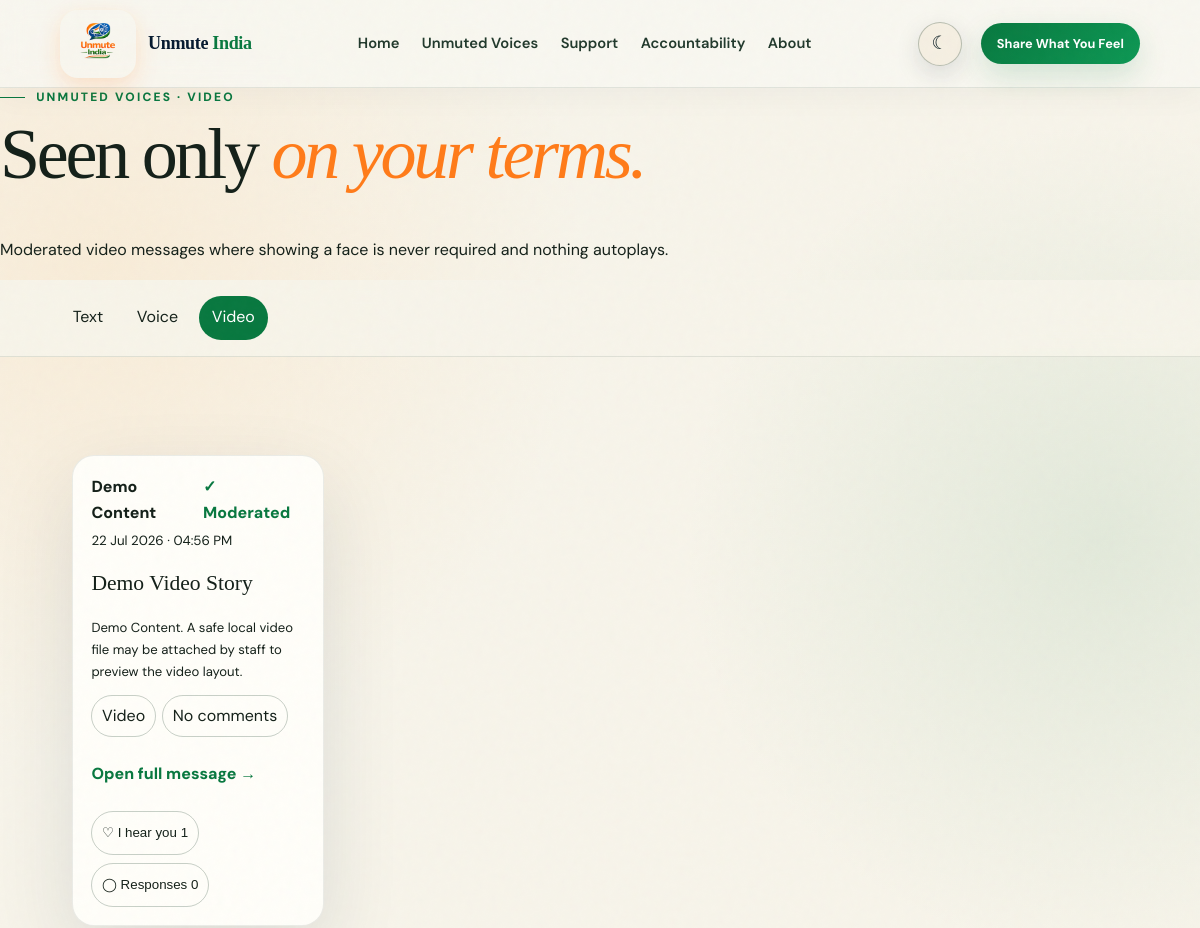
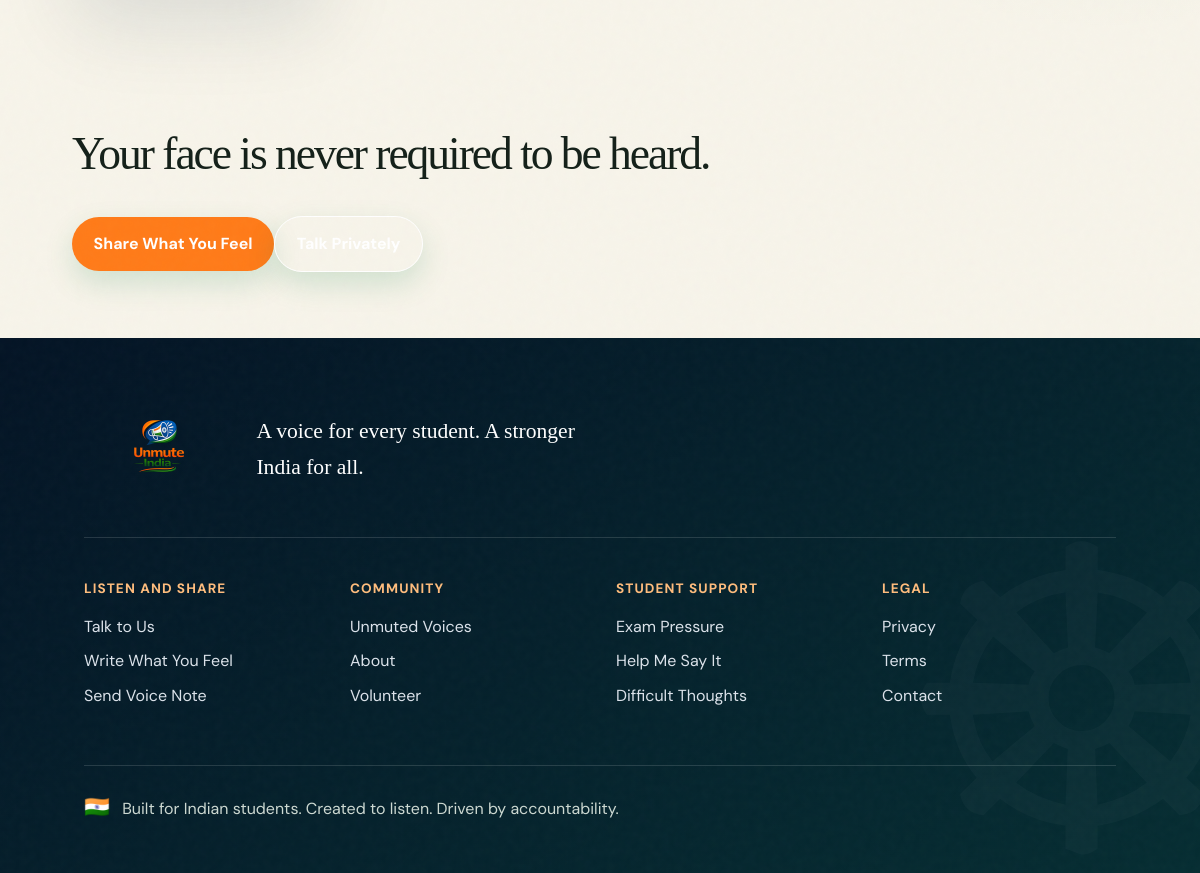
The page /voices/video/ on the database its author committed (2 pictures, top to bottom).
### indiaApp/models.py (models this page shows, shortened)
class TimeStampedModel(models.Model):
    created_at = models.DateTimeField(auto_now_add=True)
    updated_at = models.DateTimeField(auto_now=True)
    class Meta:
        abstract = True

class Story(TimeStampedModel):
    MODES = [('support','Support only'),('advice','Advice welcome'),('none','No comments')]
    FORMATS = [('text','Text'),('voice','Voice'),('video','Video')]
    TOPICS = [('heard','Needed to be heard'),('alone','I thought I was alone'),('listened','Someone listened to me'),('hope','I did not give up'),('message','To another student'),('exam','Exam pressure'),('family','Family pressure'),('college','College life'),('coaching','Coaching pressure'),('protest','Protest experience')]
    title = models.CharField(max_length=140, blank=True)
    body = models.TextField()
    slug = models.SlugField(unique=True)
    display_name = models.CharField(max_length=80, blank=True)
    age_group = models.CharField(max_length=40, blank=True)
    state = models.CharField(max_length=80, blank=True)
    story_format = models.CharField(max_length=10, choices=FORMATS, default='text', db_index=True)
    topic = models.CharField(max_length=20, choices=TOPICS, default='heard', db_index=True)
    public_media = models.FileField(upload_to='stories/', blank=True, validators=[FileExtensionValidator(['mp3','m4a','wav','ogg','webm','mp4','mov'])])
    transcript = models.TextField(blank=True)
    duration = models.CharField(max_length=12, blank=True)
    content_warning = models.CharField(max_length=180, blank=True)
    face_hidden = models.BooleanField(default=False)
    audio_only = models.BooleanField(default=False)
    approved = models.BooleanField(default=False, db_index=True)
    comment_mode = models.CharField(max_length=10, choices=MODES, default='support')
    moderation_status = models.CharField(max_length=12, choices=[('draft','Draft'),('review','Pending Review'),('published','Published'),('rejected','Rejected'),('archived','Archived')], default='review', db_index=True)
    public_consent = models.BooleanField(default=False, db_index=True)
    privacy_review_complete = models.BooleanField(default=False, db_index=True)
    location_consented = models.BooleanField(default=False)
    published_at = models.DateTimeField(null=True, blank=True, db_index=True)
    removed_at = models.DateTimeField(null=True, blank=True, db_index=True)
    featured = models.BooleanField(default=False, db_index=True)
    thumbnail = models.ImageField(upload_to='story_thumbnails/', blank=True)
    is_demo = models.BooleanField(default=False, db_index=True)

### indiaApp/views.py (the view)
# urls.py: path('voices/video/', views.story_format_page, {'story_format':'video'}, name='voices_video'),
def story_format_page(request, story_format):
    templates={'text':'stories/text_stories.html','voice':'stories/voice_stories.html','video':'stories/video_stories.html'}
    if story_format not in templates: return redirect('stories')
    page=Paginator(public_stories().filter(story_format=story_format), 8 if story_format!='video' else 4).get_page(request.GET.get('page'))
    return render(request,templates[story_format],{'page_obj':page,'stories':page.object_list,'story_format':story_format})

### indiaApp/views.py (called while the page is built)
def public_stories():
    return Story.objects.filter(approved=True, moderation_status='published', public_consent=True, privacy_review_complete=True, removed_at__isnull=True).annotate(reaction_count=Count('reactions', distinct=True), comment_count=Count('comments', filter=Q(comments__approved=True,comments__status='approved',comments__removed_at__isnull=True), distinct=True)).order_by('-featured','-published_at','-created_at')

### templates/stories/video_stories.html
{% extends 'base.html' %}{% load static %}{% block title %}Video | Unmuted Voices{% endblock %}{% block css %}<meta name="description" content="Watch moderated, consent-led student video messages."><link rel="stylesheet" href="{% static 'css/stories/feed.css' %}">{% endblock %}{% block content %}<header class="collection-hero video-collection"><div><p class="eyebrow green">UNMUTED VOICES · VIDEO</p><h1>Seen only <em>on your terms.</em></h1><p>Moderated video messages where showing a face is never required and nothing autoplays.</p></div></header>{% include 'stories/_collection_nav.html' with active='video' %}<section class="featured-feed"><div class="story-grid">{% for story in stories %}{% include 'stories/_voice_card.html' %}{% empty %}<div class="stories-empty"><h2>No public video messages yet.</h2><p>Private submissions remain private unless the person clearly allows public sharing.</p></div>{% endfor %}</div>{% include 'stories/_pagination.html' %}</section><section class="collection-final"><h2>Your face is never required to be heard.</h2><a class="pill saffron" href="{% url 'share' 'video' %}">Share What You Feel</a><a class="pill ghost" href="{% url 'talk' %}">Talk Privately</a></section>{% include 'stories/_comments_modal.html' %}{% endblock %}{% block js %}<script src="{% static 'js/stories/feed.js' %}" defer></script>{% endblock %}

### templates/stories/_voice_card.html
<article class="story-card" data-format="{{ story.story_format }}"><div class="story-meta"><span>{{ story.display_name|default:'Anonymous student' }}</span><span>✓ Moderated</span></div><small><time datetime="{{ story.published_at|default:story.created_at|date:'c' }}">{{ story.published_at|default:story.created_at|date:'d M Y · h:i A' }}</time></small><h3>{{ story.title|default:'What someone needed to say' }}</h3>{% if story.story_format == 'text' %}<p>{{ story.body|truncatewords:42 }}</p>{% elif story.story_format == 'voice' and story.public_media %}<audio controls preload="metadata" src="{{ story.public_media.url }}"></audio>{% elif story.story_format == 'video' and story.public_media %}<video controls preload="none" playsinline src="{{ story.public_media.url }}"{% if story.thumbnail %} poster="{{ story.thumbnail.url }}"{% endif %}></video>{% else %}<p>{{ story.body|truncatewords:42 }}</p>{% endif %}<div class="badges"><span>{{ story.get_story_format_display }}</span><span>{{ story.get_comment_mode_display }}</span></div><a class="read-story" href="{% url 'story_detail' story.slug %}">Open full message →</a><div class="voice-social"><form action="{% url 'react' story.pk %}" method="post" data-reaction-form>{% csrf_token %}<button name="reaction" value="with_you" aria-pressed="false">♡ I hear you <span data-reaction-count>{{ story.reaction_count }}</span></button></form><button type="button" data-comments-open data-story="{{ story.pk }}" data-title="{{ story.title|default:'Supportive responses' }}">◯ Responses <span>{{ story.comment_count }}</span></button></div></article>

### static/css/base.css (style rules this page uses)
:root { --navy:#081a2f;--blue:#14213d;--cream:#fff9f0;--paper:#fffdf8;--peach:#ffe7d6;--lav:#e9e3ff;--green:#138808;--softgreen:#e4f4ea;--orange:#ff7a00;--ink:#20242a;--muted:#606873;--shadow:0 20px 60px #14213d14;--radius:26px }
html { scroll-behavior:smooth }
* { box-sizing:border-box }
body { margin:0;background:var(--cream);color:var(--ink);font-family:'DM Sans',system-ui,sans-serif;line-height:1.65 }
body,header,section,footer { transition:background .25s,color .25s }
a { color:inherit;text-decoration:none }
.pill { display:inline-flex;align-items:center;justify-content:center;border:0;border-radius:999px;padding:.85rem 1.35rem;background:var(--green);color:white;font:inherit;font-weight:700;cursor:pointer }
.pill.saffron { background:var(--orange) }
.pill.ghost { background:transparent;border:1px solid currentColor }
.eyebrow { font-size:.75rem;letter-spacing:.18em;font-weight:800 }
.eyebrow.green { color:var(--green) }
h1,h2,h3,p { margin-top:0 }
h1 { font-size:clamp(2.7rem,6vw,6.4rem);line-height:.96;letter-spacing:-.06em }
h2 { font-size:clamp(2.15rem,4.5vw,4.6rem);line-height:1.08;letter-spacing:-.05em }
h2 em,h1 em { font-family:'Playfair Display',serif;color:var(--orange) }
section { padding:clamp(4.5rem,9vw,9rem) clamp(1.2rem,7vw,7.5rem) }
:root { --navy:#061a30;--blue:#073f7d;--cream:#f7f4ea;--paper:#fffef9;--peach:#fff0df;--lav:#e8edf4;--green:#08783f;--softgreen:#e7f1e5;--orange:#ff7b19;--ink:#142019;--muted:#637065;--gold:#d7a548;--shadow:0 28px 80px #06243a1c;--radius:32px }
body { background:radial-gradient(circle at 8% 15%,#ffca8b30,transparent 26%),radial-gradient(circle at 92% 30%,#64a67c24,transparent 25%),var(--cream) }
.pill { background:linear-gradient(135deg,#08783f,#0d9854);box-shadow:0 12px 30px #08783f28;transition:transform .25s,box-shadow .25s }
.eyebrow::before { content:"";display:inline-block;width:25px;height:1px;background:currentColor;vertical-align:middle;margin-right:.7rem }
h1,h2 { font-family:Georgia,'Times New Roman',serif;font-weight:500;letter-spacing:-.045em }

### static/css/stories/feed.css (style rules this page uses)
.story-grid { display:grid;grid-template-columns:repeat(2,1fr);gap:1rem;margin-top:4rem }
.story-card { padding:2rem;border-radius:30px;background:var(--paper);box-shadow:var(--shadow);border:1px solid #18372416 }
.story-meta { display:flex;justify-content:space-between;font-weight:800 }
.story-meta span:last-child { color:var(--green) }
.story-card h3 { font:2rem Georgia;margin-top:2.5rem }
.badges,.story-card form { display:flex;gap:.4rem;flex-wrap:wrap }
.badges span,.story-card button { border:1px solid #31513d44;border-radius:999px;padding:.4rem .6rem;background:transparent;color:inherit }
.read-story { display:block;color:var(--green);font-weight:800;margin:1.5rem 0 }
.story-card button { cursor:pointer }
.story-grid { grid-template-columns:repeat(4,minmax(0,1fr)) }
.voice-social { display:flex;gap:.5rem;flex-wrap:wrap }
.voice-social form { margin:0 }
.voice-social button { min-height:44px }
@media (max-width:1439px) { .story-grid { grid-template-columns:repeat(3,minmax(0,1fr)) } }

### static/css/responsive.css (style rules this page uses)
section { padding: clamp(3.5rem,5.5vw,5.75rem) clamp(1.2rem,6vw,6rem) !important; }
section h2 { font-size: clamp(2.2rem,3.8vw,4rem) !important; line-height: 1.06 !important; }
section h3 { line-height: 1.2; }
.story-grid,.story-row,.petition-cards,.resource-list,.sample-messages { margin-top: 2rem !important; }
.story-card { padding: 1.5rem !important; border-radius: 22px !important; }
.story-card h3 { margin-top: 1.5rem !important; font-size: 1.65rem !important; }
@media (min-width: 901px) { .featured-feed .story-grid { grid-template-columns: repeat(4,minmax(0,1fr)) !important; } }
@media (min-width: 901px) { .featured-feed .story-card { padding: 1.15rem !important; } }
@media (min-width: 901px) { .featured-feed .story-card h3 { font-size: 1.35rem !important; margin-top: 1.1rem !important; } }
@media (min-width: 901px) { .featured-feed .story-card p { font-size: .82rem; } }

### rows shown on the page
Story: display_name "Demo Content", published_at "22 Jul 2026 · 04:56 PM", title "Demo Video Story", body "Demo Content. A safe local video file may be attached by staff to preview the video layout.", story_format "Video", comment_mode "No comments", reaction_count "1", comment_count "0"
